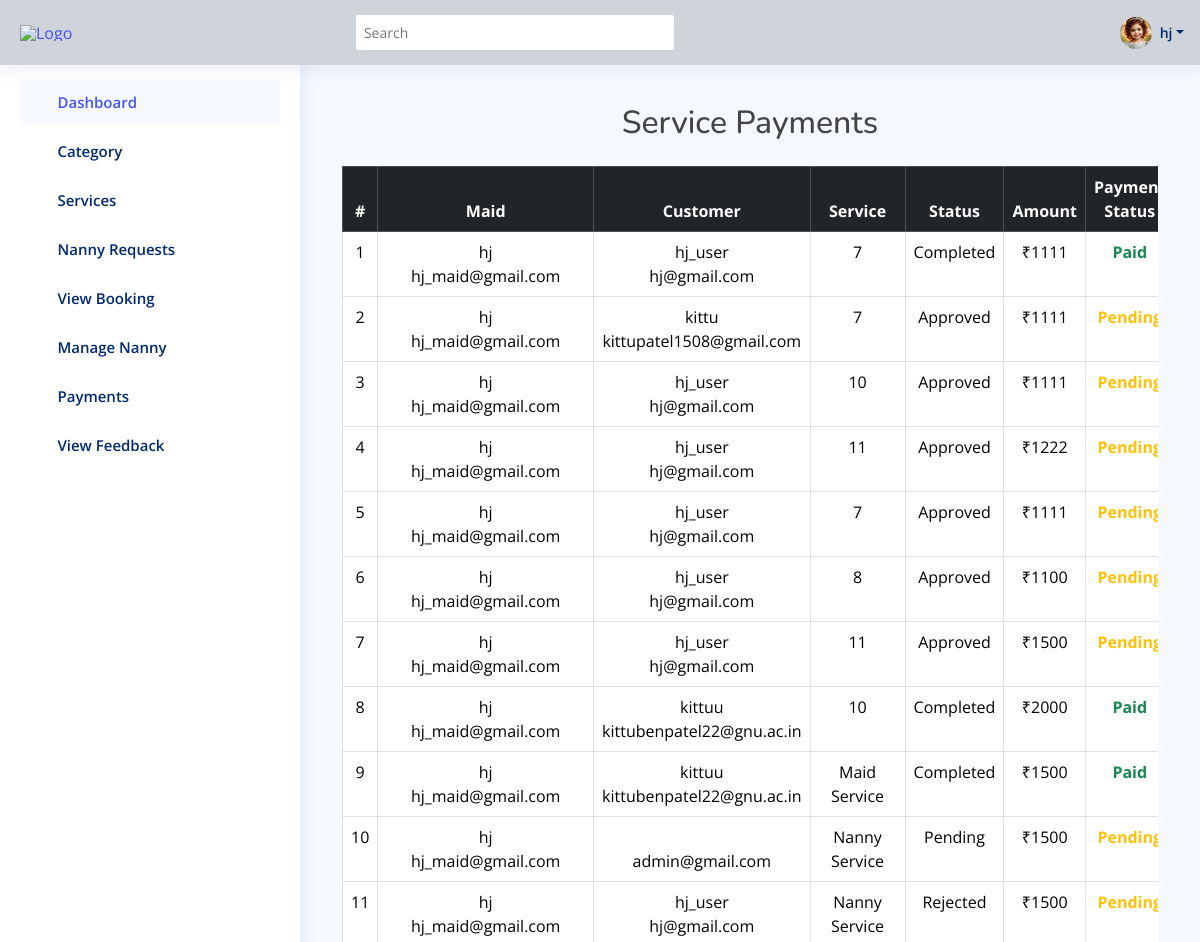
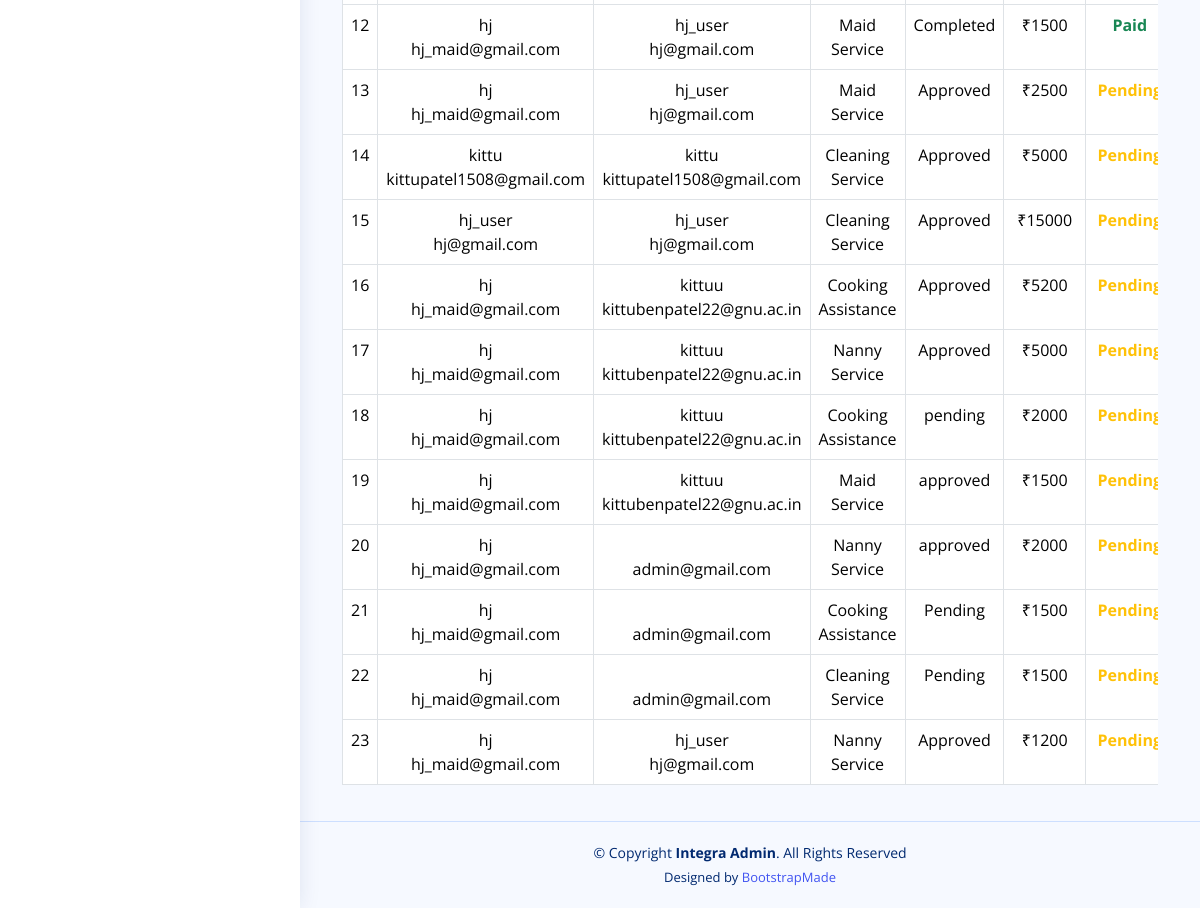
/admin_app/admin/service-payments/ (signed in), run on the app's committed database (2 pictures, top to bottom).
### nm_app/models.py (models this page shows)
class User(AbstractUser):
    phone = models.IntegerField(null=True,blank=True)
    address = models.TextField(null=True,blank=True)
    role = models.CharField(max_length=255,null=True,blank=True,default="customer")
    profile =models.ImageField(null=True,blank=True)
    skills = models.TextField(null=True,blank=True)
    adhar_pan = models.ImageField(null=True,blank=True)
    certificate = models.ImageField(null=True,blank=True)
    is_verify = models.BooleanField(default=False)
    speciality = models.CharField(max_length=255,null=True,blank=True)
    expirience = models.IntegerField(null=True,blank=True)

class ServiceResponse(models.Model):
    service = models.ForeignKey(Service_form, on_delete=models.CASCADE, related_name='service_response')
    maid = models.ForeignKey(User, on_delete=models.CASCADE)
    base_price = models.IntegerField()
    description = models.TextField(null=True, blank=True)
    is_send = models.BooleanField(default=True)
    status = models.CharField(
        max_length=255,
        choices=[("Pending", "Pending"), ("Approved", "Approved"), ("Rejected", "Rejected")],
        default="Pending"
    )
    payment_status = models.CharField(
        max_length=20,
        choices=[("Pending", "Pending"), ("Paid", "Paid")],
        default="Pending"
    )

class Service_form(models.Model):
    user = models.ForeignKey(User,on_delete=models.CASCADE)
    date = models.DateField()
    time = models.TimeField()
    service_type = models.CharField(max_length=50)
    address = models.CharField(max_length=100)
    Description = models.CharField(max_length=50)
    location = models.CharField(max_length=200,null=True,blank=True)
    status = models.CharField(max_length=255,null=True,blank=True,default='Pending')
    is_paid = models.BooleanField(default=False)
    payment = models.CharField(max_length=255,null=True,blank=True)

### admin_app/views.py (the view)
# urls.py: path('admin/service-payments/', views.service_payments, name='service_payments'),
def service_payments(request):
    data = ServiceResponse.objects.select_related('maid', 'service', 'service__user').all().order_by('-id')
    context = {
        "data": data
    }
    return render(request, "adminapp/service_payments.html", context)

### templates/adminapp/service_payments.html
{% extends "adminapp/master.html" %}
{% block content %}
<div class="container mt-4">
  <h2 class="text-center mb-4">Service Payments</h2>
  <div class="table-responsive">
    <table class="table table-bordered text-center">
      <thead class="table-dark">
        <tr>
          <th>#</th>
          <th>Maid</th>
          <th>Customer</th>
          <th>Service</th>
          <th>Status</th>
          <th>Amount</th>
          <th>Payment Status</th>
        </tr>
      </thead>
      <tbody>
        {% for item in data %}
        <tr>
          <td>{{ forloop.counter }}</td>
          <td>{{ item.maid.first_name }}<br>{{ item.maid.email }}</td>
          <td>{{ item.service.user.first_name }}<br>{{ item.service.user.email }}</td>
          <td>{{ item.service.service_type }}</td>
          <td>{{ item.status }}</td>
          <td>₹{{ item.base_price }}</td>
          <td>
            {% if item.payment_status == "Paid" %}
              <span class="text-success fw-bold">Paid</span>
            {% else %}
              <span class="text-warning fw-bold">Pending</span>
            {% endif %}
          </td>
        </tr>
        {% empty %}
        <tr>
          <td colspan="8">No service payments found.</td>
        </tr>
        {% endfor %}
      </tbody>
    </table>
  </div>
</div>
{% endblock %}

### templates/adminapp/master.html (shortened to what this page needs)
  <!DOCTYPE html>
  <html lang="en">
  {% load static %}
  <head>
    <link href="{% static 'adminapp/assets/vendor/bootstrap/css/bootstrap.min.css' %}" rel="stylesheet">
    <link href="{% static 'adminapp/assets/vendor/bootstrap-icons/bootstrap-icons.css' %}" rel="stylesheet">
    <link href="{% static 'adminapp/assets/vendor/boxicons/css/boxicons.min.css' %}" rel="stylesheet">
    <link href="{% static 'adminapp/assets/vendor/quill/quill.snow.css' %}" rel="stylesheet">
    <link href="{% static 'adminapp/assets/vendor/quill/quill.bubble.css' %}" rel="stylesheet">
    <link href="{% static 'adminapp/assets/vendor/remixicon/remixicon.css' %}" rel="stylesheet">
    <link href="{% static 'adminapp/assets/vendor/simple-datatables/style.css' %}" rel="stylesheet">
    <link href="{% static 'adminapp/assets/css/style.css' %}" rel="stylesheet">
  </head>
  <body>
    <header id="header" class="header fixed-top d-flex align-items-center bg-dark-subtle" style="height: 65px;">
      <div class="d-flex align-items-center justify-content-between">
        <a href="{% url 'adminindexview' %}" class="logo d-flex align-items-center">
          <img src="{% static 'adminapp/assets/img/logo1.png' %}" alt="Logo">
        </a>
        <i class="bi bi-list toggle-sidebar-btn"></i>
      </div>
      <div class="search-bar">
        <form class="search-form d-flex align-items-center" method="POST" action="#">
          <input type="text" name="query" placeholder="Search" title="Enter search keyword">
          <button type="submit" title="Search"><i class="bi bi-search"></i></button>
        </form>
      </div>
      <nav class="header-nav ms-auto">
        <ul class="d-flex align-items-center">
          <li class="nav-item dropdown pe-3">
            <a class="nav-link nav-profile d-flex align-items-center pe-0" href="#" data-bs-toggle="dropdown">
              {% if request.user.profile %}
                <img src="{{ request.user.profile.url }}" alt="Profile" class="rounded-circle" width="32" height="32">
              {% else %}
                <img src="{% static 'adminapp/assets/img/default-profile.jpg' %}" alt="Default Profile" class="rounded-circle" width="32" height="32">
              {% endif %}
              <span class="d-none d-md-block dropdown-toggle ps-2">{{ request.user.first_name }}</span>
            </a>
          </li>
        </ul>
      </nav>
    </header>
    <aside id="sidebar" class="sidebar">
      <ul class="sidebar-nav" id="sidebar-nav">
        <li class="nav-item">
          <a class="nav-link " href="{% url 'adminindexview' %}">
            <i class="bi bi-grid"></i>
            <span>Dashboard</span>
          </a>
        </li>
<li class="nav-item">
  <a class="nav-link collapsed" data-bs-target="#category-nav" data-bs-toggle="collapse" href="#">
    <i class="bi bi-tags"></i><span>Category</span><i class="bi bi-chevron-down ms-auto"></i>
  </a>
</li>
<li class="nav-item">
  <a class="nav-link collapsed" data-bs-target="#services-nav" data-bs-toggle="collapse" href="#">
    <i class="bi bi-gear-wide-connected"></i><span>Services</span><i class="bi bi-chevron-down ms-auto"></i>
  </a>
</li>
<li class="nav-item">
  <a class="nav-link collapsed" href="{% url 'nanny_requests' %}">
    <i class="bi bi-people-fill"></i><span>Nanny Requests</span>
  </a>
</li>
<li class="nav-item">
  <a class="nav-link collapsed" href="{% url 'Service_Requests' %}">
    <i class="bi bi-card-checklist"></i><span>View Booking</span>
  </a>
</li>
<li class="nav-item">
  <a class="nav-link collapsed" href="{% url 'manage_nanny' %}">
    <i class="bi bi-person-badge"></i><span>Manage Nanny</span>
  </a>
</li>
<li class="nav-item">
  <a class="nav-link collapsed" data-bs-target="#payments-nav" data-bs-toggle="collapse" href="#">
    <i class="bi bi-wallet2"></i><span>Payments</span><i class="bi bi-chevron-down ms-auto"></i>
  </a>
</li>
        <li class="nav-item">
          <a class="nav-link collapsed" href="{% url 'view_feedback' %}">
            <i class="bi bi-chat-dots"></i><span>View Feedback</span>
          </a>
        </li>
      </ul>
    </aside>
    <main id="main" class="main">
      {% block content %}
      {% endblock %}
    </main>
    <footer id="footer" class="footer">
      <div class="copyright">
        &copy; Copyright <strong><span>Integra Admin</span></strong>. All Rights Reserved
      </div>
      <div class="credits">
        Designed by <a href="https://bootstrapmade.com/">BootstrapMade</a>
      </div>
    </footer>
  </body>
  </html>

### static/adminapp/assets/css/style.css (style rules this page uses)
:root { scroll-behavior: smooth; }
body { font-family: "Open Sans", sans-serif; background: #f6f9ff; color: #444444; }
a { color: #4154f1; text-decoration: none; }
h1, h2, h3, h4, h5, h6 { font-family: "Nunito", sans-serif; }
#main { margin-top: 60px; padding: 20px 30px; transition: all 0.3s; }
.logo { line-height: 1; }
@media (min-width: 1200px) { .logo { width: 280px; } }
.logo img { max-height: 26px; margin-right: 6px; }
.header { transition: all 0.5s; z-index: 997; height: 60px; box-shadow: 0px 2px 20px rgba(1, 41, 112, 0.1); background-color: #fff; padding-left: 20px; }
.header .toggle-sidebar-btn { font-size: 32px; padding-left: 10px; cursor: pointer; color: #012970; }
.header .search-bar { min-width: 360px; padding: 0 20px; }
.header .search-form { width: 100%; }
.header .search-form input { border: 0; font-size: 14px; color: #012970; border: 1px solid rgba(1, 41, 112, 0.2); padding: 7px 38px 7px 8px; border-radius: 3px; transition: 0.3s; width: 100%; }
.header .search-form button { border: 0; padding: 0; margin-left: -30px; background: none; }
.header .search-form button i { color: #012970; }
.header-nav ul { list-style: none; }
.header-nav>ul { margin: 0; padding: 0; }
.header-nav .nav-profile { color: #012970; }
.header-nav .nav-profile img { max-height: 36px; }
.header-nav .nav-profile span { font-size: 14px; font-weight: 600; }
.sidebar { position: fixed; top: 60px; left: 0; bottom: 0; width: 300px; z-index: 996; transition: all 0.3s; padding: 20px; overflow-y: auto; scrollbar-width: thin; scrollbar-color: #aab7cf transparent; box-shadow: 0px 0px 20px rgba(1, 41, 112, 0.1); background-color: #fff; }
@media (min-width: 1200px) { #main, #footer { margin-left: 300px; } }
.sidebar-nav { padding: 0; margin: 0; list-style: none; }
.sidebar-nav li { padding: 0; margin: 0; list-style: none; }
.sidebar-nav .nav-item { margin-bottom: 5px; }
.sidebar-nav .nav-link { display: flex; align-items: center; font-size: 15px; font-weight: 600; color: #4154f1; transition: 0.3; background: #f6f9ff; padding: 10px 15px; border-radius: 4px; }
.sidebar-nav .nav-link i { font-size: 16px; margin-right: 10px; color: #4154f1; }
.sidebar-nav .nav-link.collapsed { color: #012970; background: #fff; }
.sidebar-nav .nav-link.collapsed i { color: #899bbd; }
.sidebar-nav .nav-link .bi-chevron-down { margin-right: 0; transition: transform 0.2s ease-in-out; }
.footer { padding: 20px 0; font-size: 14px; transition: all 0.3s; border-top: 1px solid #cddfff; }
.footer .copyright { text-align: center; color: #012970; }
.footer .credits { padding-top: 5px; text-align: center; font-size: 13px; color: #012970; }

### templates/adminapp/master.html (style rules this page uses)
.logo img { max-height: 70px; margin-right: 6px; }

### data on the page
User: user.profile (picture), user.first_name "hj"
ServiceResponse: maid.first_name "hj", maid.email "hj_maid@gmail.com", service.user.first_name "hj_user", service.user.email "hj@gmail.com", service.service_type "7", status "Completed", base_price "1111", payment_status "Paid"
ServiceResponse: maid.first_name "hj", maid.email "hj_maid@gmail.com", service.user.first_name "kittu", service.user.email "kittupatel1508@gmail.com", service.service_type "7", status "Approved", base_price "1111", payment_status "Pending"
ServiceResponse: maid.first_name "hj", maid.email "hj_maid@gmail.com", service.user.first_name "hj_user", service.user.email "hj@gmail.com", service.service_type "10", status "Approved", base_price "1111", payment_status "Pending"
ServiceResponse: maid.first_name "hj", maid.email "hj_maid@gmail.com", service.user.first_name "hj_user", service.user.email "hj@gmail.com", service.service_type "11", status "Approved", base_price "1222", payment_status "Pending"
ServiceResponse: maid.first_name "hj", maid.email "hj_maid@gmail.com", service.user.first_name "hj_user", service.user.email "hj@gmail.com", service.service_type "7", status "Approved", base_price "1111", payment_status "Pending"
ServiceResponse: maid.first_name "hj", maid.email "hj_maid@gmail.com", service.user.first_name "hj_user", service.user.email "hj@gmail.com", service.service_type "8", status "Approved", base_price "1100", payment_status "Pending"
ServiceResponse: maid.first_name "hj", maid.email "hj_maid@gmail.com", service.user.first_name "hj_user", service.user.email "hj@gmail.com", service.service_type "11", status "Approved", base_price "1500", payment_status "Pending"
ServiceResponse: maid.first_name "hj", maid.email "hj_maid@gmail.com", service.user.first_name "kittuu", service.user.email "kittubenpatel22@gnu.ac.in", service.service_type "10", status "Completed", base_price "2000", payment_status "Paid"
ServiceResponse: maid.first_name "hj", maid.email "hj_maid@gmail.com", service.user.first_name "kittuu", service.user.email "kittubenpatel22@gnu.ac.in", service.service_type "Maid Service", status "Completed", base_price "1500", payment_status "Paid"
ServiceResponse: maid.first_name "hj", maid.email "hj_maid@gmail.com", service.user.email "admin@gmail.com", service.service_type "Nanny Service", status "Pending", base_price "1500", payment_status "Pending"
ServiceResponse: maid.first_name "hj", maid.email "hj_maid@gmail.com", service.user.first_name "hj_user", service.user.email "hj@gmail.com", service.service_type "Nanny Service", status "Rejected", base_price "1500", payment_status "Pending"
ServiceResponse: maid.first_name "hj", maid.email "hj_maid@gmail.com", service.user.first_name "hj_user", service.user.email "hj@gmail.com", service.service_type "Maid Service", status "Completed", base_price "1500", payment_status "Paid"
ServiceResponse: maid.first_name "hj", maid.email "hj_maid@gmail.com", service.user.first_name "hj_user", service.user.email "hj@gmail.com", service.service_type "Maid Service", status "Approved", base_price "2500", payment_status "Pending"
ServiceResponse: maid.first_name "kittu", maid.email "kittupatel1508@gmail.com", service.user.first_name "kittu", service.user.email "kittupatel1508@gmail.com", service.service_type "Cleaning Service", status "Approved", base_price "5000", payment_status "Pending"
ServiceResponse: maid.first_name "hj_user", maid.email "hj@gmail.com", service.user.first_name "hj_user", service.user.email "hj@gmail.com", service.service_type "Cleaning Service", status "Approved", base_price "15000", payment_status "Pending"
ServiceResponse: maid.first_name "hj", maid.email "hj_maid@gmail.com", service.user.first_name "kittuu", service.user.email "kittubenpatel22@gnu.ac.in", service.service_type "Cooking Assistance", status "Approved", base_price "5200", payment_status "Pending"
ServiceResponse: maid.first_name "hj", maid.email "hj_maid@gmail.com", service.user.first_name "kittuu", service.user.email "kittubenpatel22@gnu.ac.in", service.service_type "Nanny Service", status "Approved", base_price "5000", payment_status "Pending"
ServiceResponse: maid.first_name "hj", maid.email "hj_maid@gmail.com", service.user.first_name "kittuu", service.user.email "kittubenpatel22@gnu.ac.in", service.service_type "Cooking Assistance", status "pending", base_price "2000", payment_status "Pending"
ServiceResponse: maid.first_name "hj", maid.email "hj_maid@gmail.com", service.user.first_name "kittuu", service.user.email "kittubenpatel22@gnu.ac.in", service.service_type "Maid Service", status "approved", base_price "1500", payment_status "Pending"
ServiceResponse: maid.first_name "hj", maid.email "hj_maid@gmail.com", service.user.email "admin@gmail.com", service.service_type "Nanny Service", status "approved", base_price "2000", payment_status "Pending"
ServiceResponse: maid.first_name "hj", maid.email "hj_maid@gmail.com", service.user.email "admin@gmail.com", service.service_type "Cooking Assistance", status "Pending", base_price "1500", payment_status "Pending"
ServiceResponse: maid.first_name "hj", maid.email "hj_maid@gmail.com", service.user.email "admin@gmail.com", service.service_type "Cleaning Service", status "Pending", base_price "1500", payment_status "Pending"
ServiceResponse: maid.first_name "hj", maid.email "hj_maid@gmail.com", service.user.first_name "hj_user", service.user.email "hj@gmail.com", service.service_type "Nanny Service", status "Approved", base_price "1200", payment_status "Pending"
